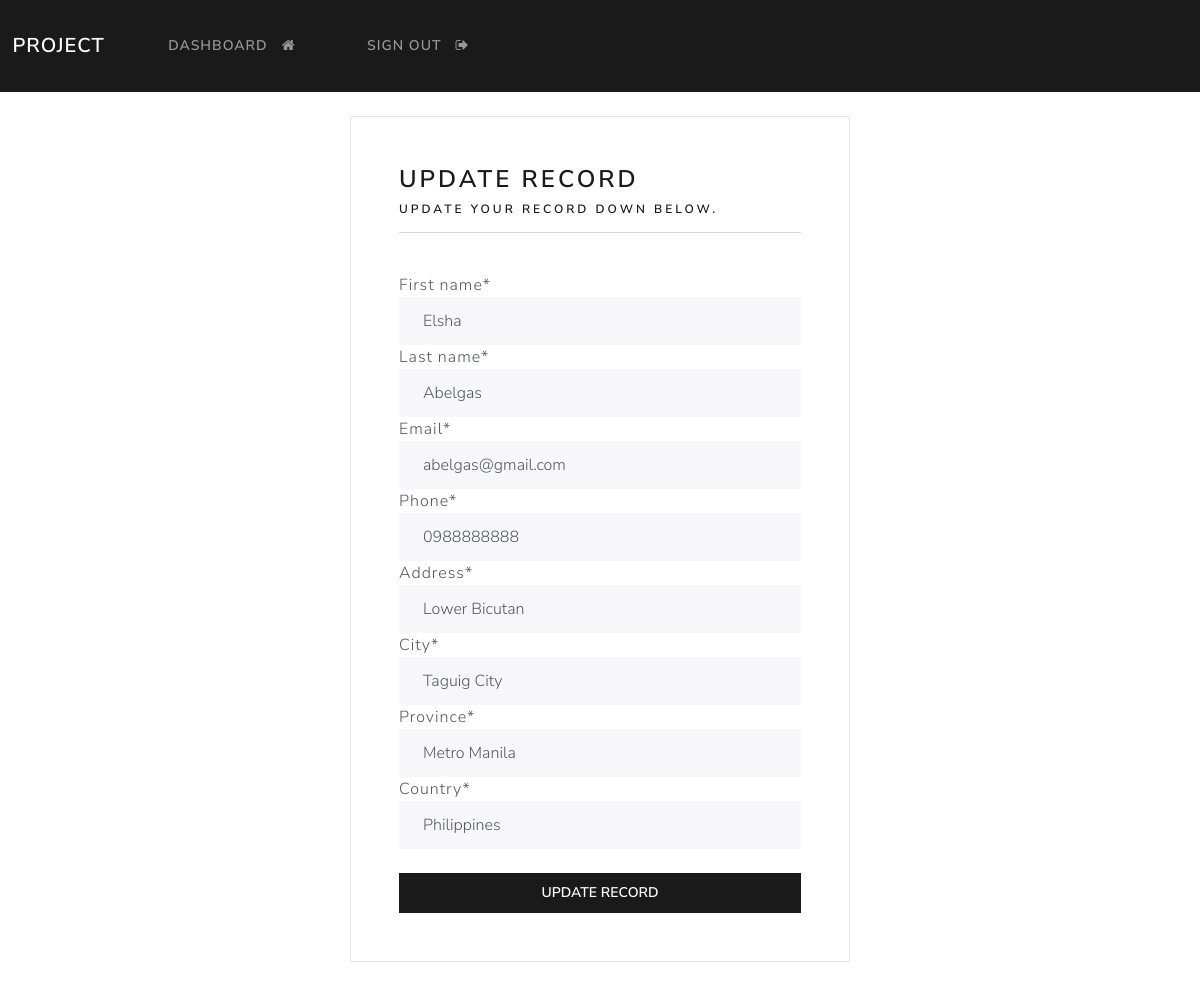
Screenshot of /update-record/4 (signed in) with the database file from the repository.
### projapp/models.py (models this page shows, shortened)
class Record(models.Model):
    creation_data = models.DateTimeField(auto_now_add=True)
    first_name = models.CharField(max_length=100)
    last_name = models.CharField(max_length=100)
    email = models.CharField(max_length=255)
    phone = models.CharField(max_length=20)
    address = models.CharField(max_length=300)
    city = models.CharField(max_length=255)
    province = models.CharField(max_length=200)
    country = models.CharField(max_length=125)

### projapp/views.py (the view)
# urls.py: path('update-record/<int:pk>', views.update_record, name="update-record"),
@login_required(login_url='my-login')
def update_record(request, pk):
    record = Record.objects.get(id=pk)
    form = UpdateRecordForm(instance=record)
    if request.method == 'POST':
        form = UpdateRecordForm(request.POST, instance=record)
        if form.is_valid():
            form.save()
            messages.success(request, "Your record was updated!")
            return redirect("dashboard")
    context = {'form':form}
    return render(request, 'projapp/update-record.html', context=context)

### projapp/forms.py
class UpdateRecordForm(forms.ModelForm):
    class Meta:
        model = Record
        fields = ['first_name', 'last_name', 'email', 'phone', 'address', 'city', 'province', 'country']

### projapp/templates/projapp/update-record.html (shortened to what this page needs)
{% extends 'projapp/base.html' %}
{% load crispy_forms_tags %}
{% block content %}
<body>
    <div class="container bg-light shadow-md p-5 form-layout">
    <h3> Update record </h3>
    <h6> Update your record down below. </h6>
    <hr>
    <br>
    <form method="POST" autocomplete="off">
        {{form|crispy}}
        <br>
        <button type="submit" class="btn btn-primary w-100 btn-block p-2"> Update record </button>
    </form>
    </div>
    <br>
</body>
{% endblock %}

### static/css/styles.css (style rules this page uses)
.form-layout { width: 500px; }

### rows the page displays
Record: first_name "Elsha", last_name "Abelgas", email "abelgas@gmail.com", phone "0988888888", address "Lower Bicutan", city "Taguig City", province "Metro Manila", country "Philippines"
